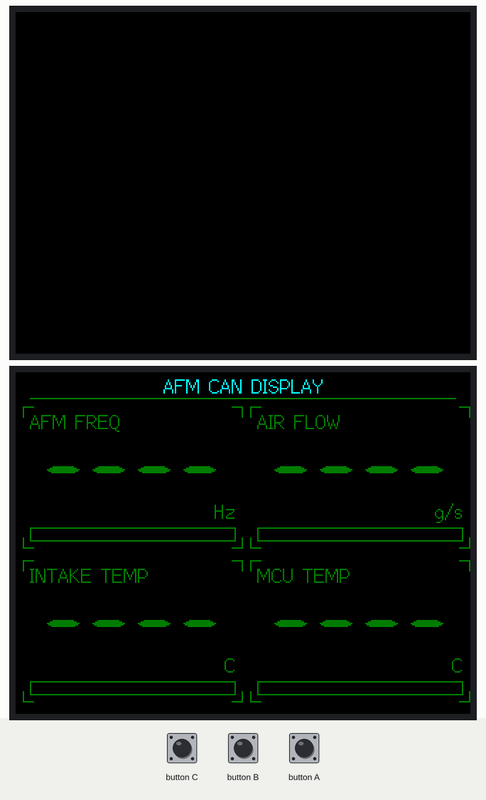
This sketch was run on a simulated ESP32. On the bench: 2 × 320×240 colour display. No CAN messages arrive unless stated; what the sketch prints to the serial monitor is not drawn.

Above: at 0.7 s.

The sketch:

sketch_jan4a_AFMcanDisp.ino
```cpp
/**
 * @file sketch_jan4a_AFMcanDisp.ino
 * @brief AFM CAN Display - M5Stack Core2 + CAN Unit (U085)
 * @date 2026/01/04
 *
 * CANバスからAFM信号を受信し、HUD風UIでリアルタイム表示
 *
 * Hardware: M5Stack Core2 + CAN Unit (U085)
 * Libraries: M5Unified, M5GFX
 * CAN Driver: ESP32 TWAI (built-in)
 */

#include <M5Unified.h>
#include <M5GFX.h>
#include <driver/twai.h>
#include "can_signals.h"

// ============================================================================
// 設定定数
// ============================================================================
// M5Stack Core2 ポート設定
// PORT-A (赤): G32/G33 (I2C) - Grove端子が本体側面
// PORT-B (黒): G26/G36 (DAC/ADC)
// PORT-C (青): G13/G14 (UART)
// ※CAN Unitの接続ポートに合わせて変更してください

// PORT-A使用時 (本体側面のGrove端子)
#define CAN_TX_PIN          GPIO_NUM_32
#define CAN_RX_PIN          GPIO_NUM_33

// PORT-B使用時 (M5GO Bottom等)
// #define CAN_TX_PIN          GPIO_NUM_26
// #define CAN_RX_PIN          GPIO_NUM_36

// PORT-C使用時
// #define CAN_TX_PIN          GPIO_NUM_14
// #define CAN_RX_PIN          GPIO_NUM_13

#define SCREEN_WIDTH        320
#define SCREEN_HEIGHT       240

// UI更新間隔 (約30fps)
#define UI_UPDATE_INTERVAL_MS   33

// 信号タイムアウト (ms) - この時間受信がないと無効表示
#define SIGNAL_TIMEOUT_MS   3000

// デバッグ出力の有効/無効 (コメントアウトで無効化)
//#define DEBUG_CAN_OUTPUT

// ============================================================================
// HUD カラー定義 (RGB565)
// ============================================================================
#define HUD_COLOR_BG        TFT_BLACK
#define HUD_COLOR_PRIMARY   TFT_GREEN       // メイン表示色 (緑)
#define HUD_COLOR_CYAN      TFT_CYAN        // シアン
#define HUD_COLOR_WARNING   TFT_YELLOW      // 警告色
#define HUD_COLOR_ERROR     TFT_RED         // 異常色
#define HUD_COLOR_DIM       0x03E0          // 暗めの緑 (無効時)
#define HUD_COLOR_FRAME     0x07E0          // 枠線色

// ============================================================================
// グローバル変数
// ============================================================================
M5GFX display;
M5Canvas canvas(&display);  // ダブルバッファ用スプライト

CANSignals_t canSignals;

uint32_t lastUIUpdate = 0;
bool canInitialized = false;

// ============================================================================
// 関数プロトタイプ
// ============================================================================
void initCAN();
void initDisplay();
void processCANMessages();
void updateDisplay();
void drawHUDPanel(int x, int y, int w, int h, const char* label,
                  float value, const char* unit, float minVal, float maxVal,
                  bool valid, uint32_t lastUpdate);
void drawHUDFrame(int x, int y, int w, int h);
void drawBarGraph(int x, int y, int w, int h, float value, float minVal, float maxVal, bool valid);
uint16_t getValueColor(float value, float minVal, float maxVal, bool valid);

// ============================================================================
// セットアップ
// ============================================================================
void setup() {
    // M5Stack初期化
    auto cfg = M5.config();
    M5.begin(cfg);

    Serial.begin(115200);
    Serial.println("AFM CAN Display - Starting...");

    // CAN信号構造体初期化
    initCANSignals(&canSignals);

    // ディスプレイ初期化
    initDisplay();

    // CAN初期化
    initCAN();

    Serial.println("Initialization complete. Waiting for CAN data...");
}

// ============================================================================
// メインループ
// ============================================================================
void loop() {
    M5.update();

    // CAN受信処理
    processCANMessages();

    // UI更新 (30fps制限)
    uint32_t now = millis();
    if (now - lastUIUpdate >= UI_UPDATE_INTERVAL_MS) {
        lastUIUpdate = now;
        updateDisplay();
    }
}

// ============================================================================
// CAN初期化 (TWAI Driver)
// ============================================================================
void initCAN() {
    // TWAI設定 - 500kbps
    twai_general_config_t g_config = TWAI_GENERAL_CONFIG_DEFAULT(CAN_TX_PIN, CAN_RX_PIN, TWAI_MODE_NORMAL);
    g_config.rx_queue_len = 10;
    g_config.tx_queue_len = 5;

    twai_timing_config_t t_config = TWAI_TIMING_CONFIG_500KBITS();
    twai_filter_config_t f_config = TWAI_FILTER_CONFIG_ACCEPT_ALL();

    // TWAIドライバのインストール
    esp_err_t result = twai_driver_install(&g_config, &t_config, &f_config);
    if (result == ESP_OK) {
        Serial.println("TWAI driver installed");
    } else {
        Serial.printf("TWAI driver install failed: %d\n", result);
        return;
    }

    // TWAIドライバの開始
    result = twai_start();
    if (result == ESP_OK) {
        Serial.println("TWAI driver started");
        canInitialized = true;
    } else {
        Serial.printf("TWAI driver start failed: %d\n", result);
    }

    Serial.println("CAN initialized: 500kbps");
}

// ============================================================================
// ディスプレイ初期化
// ============================================================================
void initDisplay() {
    display.begin();
    display.setRotation(1);  // 横向き
    display.fillScreen(HUD_COLOR_BG);

    // ダブルバッファ用キャンバス作成
    canvas.createSprite(SCREEN_WIDTH, SCREEN_HEIGHT);
    canvas.setTextDatum(MC_DATUM);  // 中央揃え

    Serial.println("Display initialized");
}

// ============================================================================
// CAN受信処理 (TWAI Driver)
// ============================================================================
void processCANMessages() {
    if (!canInitialized) {
        return;
    }

    twai_message_t rx_message;

    // キューにあるメッセージを全て処理（最大10件/ループ）
    int processedCount = 0;
    const int maxProcessPerLoop = 10;

    while (processedCount < maxProcessPerLoop) {
        // ノンブロッキングで取得（タイムアウト0）
        esp_err_t result = twai_receive(&rx_message, 0);

        if (result != ESP_OK) {
            // メッセージなし or エラー
            if (result != ESP_ERR_TIMEOUT) {
#ifdef DEBUG_CAN_OUTPUT
                static uint32_t lastErrPrint = 0;
                if (millis() - lastErrPrint > 5000) {
                    Serial.printf("TWAI receive error: %d\n", result);
                    twai_status_info_t status;
                    if (twai_get_status_info(&status) == ESP_OK) {
                        Serial.printf("  State: %d, TX_err: %d, RX_err: %d\n",
                                      status.state, status.tx_error_counter, status.rx_error_counter);
                    }
                    lastErrPrint = millis();
                }
#endif
            }
            break;  // キューが空になったらループ終了
        }

        processedCount++;

#ifdef DEBUG_CAN_OUTPUT
        // デバッグ出力
        Serial.printf("CAN RX: ID=0x%03X DLC=%d Data=",
                      rx_message.identifier, rx_message.data_length_code);
        for (int i = 0; i < rx_message.data_length_code; i++) {
            Serial.printf("%02X ", rx_message.data[i]);
        }
        Serial.println();
#endif

        // Extended Frame / RTR は除外
        if (rx_message.extd || rx_message.rtr) {
            continue;
        }

        switch (rx_message.identifier) {
            case CAN_ID_AFMCONV1:
                decodeAFMConv1(rx_message.data, &canSignals);
#ifdef DEBUG_CAN_OUTPUT
                Serial.println("  -> AFMConv1 decoded");
#endif
                break;

            case CAN_ID_AFMCONV2:
                decodeAFMconv2(rx_message.data, &canSignals);
#ifdef DEBUG_CAN_OUTPUT
                Serial.println("  -> AFMconv2 decoded");
#endif
                break;

            default:
                // 未知のメッセージID
                break;
        }
    }
}

// ============================================================================
// ディスプレイ更新
// ============================================================================
void updateDisplay() {
    uint32_t now = millis();

    // 背景クリア
    canvas.fillSprite(HUD_COLOR_BG);

    // タイトル
    canvas.setTextColor(HUD_COLOR_CYAN);
    canvas.setFont(&fonts::Font2);
    canvas.setTextDatum(TC_DATUM);
    canvas.drawString("AFM CAN DISPLAY", SCREEN_WIDTH / 2, 2);

    // 水平線（タイトル下）
    canvas.drawFastHLine(10, 18, SCREEN_WIDTH - 20, HUD_COLOR_DIM);

    // パネルサイズ計算 (2x2グリッド)
    const int panelW = 155;
    const int panelH = 100;
    const int startX = 5;
    const int startY = 24;
    const int gapX = 5;
    const int gapY = 8;

    // 信号有効性チェック（タイムアウト判定）
    bool afmFreqValid = canSignals.afm_freq_valid &&
                        (now - canSignals.last_update_afmconv1 < SIGNAL_TIMEOUT_MS);
    bool thaValid = canSignals.tha_valid &&
                    (now - canSignals.last_update_afmconv1 < SIGNAL_TIMEOUT_MS);
    bool rawGaValid = canSignals.raw_ga_valid &&
                      (now - canSignals.last_update_afmconv1 < SIGNAL_TIMEOUT_MS);
    bool mcuTempValid = canSignals.mcu_temp_valid &&
                        (now - canSignals.last_update_afmconv2 < SIGNAL_TIMEOUT_MS);

    // 左上: AFM周波数
    drawHUDPanel(startX, startY, panelW, panelH,
                 "AFM FREQ", canSignals.afm_freq, "Hz",
                 AFM_FREQ_MIN, AFM_FREQ_MAX, afmFreqValid,
                 canSignals.last_update_afmconv1);

    // 右上: 空気量 (Raw)
    drawHUDPanel(startX + panelW + gapX, startY, panelW, panelH,
                 "AIR FLOW", canSignals.raw_ga, "g/s",
                 RAW_GA_MIN, RAW_GA_MAX, rawGaValid,
                 canSignals.last_update_afmconv1);

    // 左下: 吸気温度
    drawHUDPanel(startX, startY + panelH + gapY, panelW, panelH,
                 "INTAKE TEMP", canSignals.tha, "C",
                 THA_MIN, THA_MAX, thaValid,
                 canSignals.last_update_afmconv1);

    // 右下: MCU温度
    drawHUDPanel(startX + panelW + gapX, startY + panelH + gapY, panelW, panelH,
                 "MCU TEMP", canSignals.mcu_temp, "C",
                 MCUTEMP_MIN, MCUTEMP_MAX, mcuTempValid,
                 canSignals.last_update_afmconv2);

    // スプライトをディスプレイに転送
    canvas.pushSprite(0, 0);
}

// ============================================================================
// HUDパネル描画
// ============================================================================
void drawHUDPanel(int x, int y, int w, int h, const char* label,
                  float value, const char* unit, float minVal, float maxVal,
                  bool valid, uint32_t lastUpdate) {

    // HUD風フレーム描画
    drawHUDFrame(x, y, w, h);

    // ラベル
    canvas.setFont(&fonts::Font2);
    canvas.setTextDatum(TL_DATUM);
    canvas.setTextColor(valid ? HUD_COLOR_CYAN : HUD_COLOR_DIM);
    canvas.drawString(label, x + 5, y + 3);

    // 値の色を決定
    uint16_t valueColor = getValueColor(value, minVal, maxVal, valid);

    // メイン数値表示
    canvas.setFont(&fonts::Font7);
    canvas.setTextDatum(MC_DATUM);
    canvas.setTextColor(valueColor);

    char valueStr[16];
    if (valid) {
        // 整数か小数かで表示形式を変更
        if (value >= 1000) {
            snprintf(valueStr, sizeof(valueStr), "%.0f", value);
        } else if (value >= 100) {
            snprintf(valueStr, sizeof(valueStr), "%.1f", value);
        } else {
            snprintf(valueStr, sizeof(valueStr), "%.1f", value);
        }
    } else {
        strcpy(valueStr, "----");
    }
    canvas.drawString(valueStr, x + w/2, y + h/2 - 5);

    // 単位表示
    canvas.setFont(&fonts::Font2);
    canvas.setTextDatum(BR_DATUM);
    canvas.setTextColor(valid ? HUD_COLOR_PRIMARY : HUD_COLOR_DIM);
    canvas.drawString(unit, x + w - 5, y + h - 18);

    // バーグラフ
    drawBarGraph(x + 5, y + h - 15, w - 10, 10, value, minVal, maxVal, valid);
}

// ============================================================================
// HUD風フレーム描画
// ============================================================================
void drawHUDFrame(int x, int y, int w, int h) {
    uint16_t frameColor = HUD_COLOR_DIM;

    // コーナーサイズ
    const int corner = 8;

    // 四隅のL字型コーナー
    // 左上
    canvas.drawFastHLine(x, y, corner, frameColor);
    canvas.drawFastVLine(x, y, corner, frameColor);

    // 右上
    canvas.drawFastHLine(x + w - corner, y, corner, frameColor);
    canvas.drawFastVLine(x + w - 1, y, corner, frameColor);

    // 左下
    canvas.drawFastHLine(x, y + h - 1, corner, frameColor);
    canvas.drawFastVLine(x, y + h - corner, corner, frameColor);

    // 右下
    canvas.drawFastHLine(x + w - corner, y + h - 1, corner, frameColor);
    canvas.drawFastVLine(x + w - 1, y + h - corner, corner, frameColor);
}

// ============================================================================
// バーグラフ描画
// ============================================================================
void drawBarGraph(int x, int y, int w, int h, float value, float minVal, float maxVal, bool valid) {
    // 枠線
    canvas.drawRect(x, y, w, h, HUD_COLOR_DIM);

    if (!valid) {
        return;
    }

    // 値を0-100%に正規化
    float normalized = (value - minVal) / (maxVal - minVal);
    normalized = constrain(normalized, 0.0f, 1.0f);

    // バーの幅を計算
    int barWidth = (int)(normalized * (w - 2));

    // 色を決定
    uint16_t barColor = HUD_COLOR_PRIMARY;
    if (normalized > 0.9f) {
        barColor = HUD_COLOR_ERROR;
    } else if (normalized > 0.75f) {
        barColor = HUD_COLOR_WARNING;
    }

    // バーを描画
    if (barWidth > 0) {
        canvas.fillRect(x + 1, y + 1, barWidth, h - 2, barColor);
    }
}

// ============================================================================
// 値に応じた色を取得
// ============================================================================
uint16_t getValueColor(float value, float minVal, float maxVal, bool valid) {
    if (!valid) {
        return HUD_COLOR_DIM;
    }

    // 正規化
    float normalized = (value - minVal) / (maxVal - minVal);

    // 範囲外チェック
    if (normalized < 0.0f || normalized > 1.0f) {
        return HUD_COLOR_ERROR;
    }

    // 高い値は警告色
    if (normalized > 0.9f) {
        return HUD_COLOR_ERROR;
    } else if (normalized > 0.75f) {
        return HUD_COLOR_WARNING;
    }

    return HUD_COLOR_PRIMARY;
}
```

can_signals.h
```cpp
/**
 * @file can_signals.h
 * @brief CAN信号定義ヘッダ - mx5_afmconv.dbc より生成
 * @date 2026/01/04
 */

#ifndef CAN_SIGNALS_H
#define CAN_SIGNALS_H

#include <stdint.h>

// ============================================================================
// CAN メッセージID定義
// ============================================================================
#define CAN_ID_AFMCONV1     0x001   // AFM主要データ
#define CAN_ID_AFMCONV2     0x002   // 補助データ

// ============================================================================
// シグナル スケーリング定義
// ============================================================================

// AFM_Freq: Factor=1, Offset=0
#define AFM_FREQ_FACTOR     1.0f
#define AFM_FREQ_OFFSET     0.0f
#define AFM_FREQ_MIN        1500.0f
#define AFM_FREQ_MAX        20000.0f
#define AFM_FREQ_UNIT       "Hz"

// THA: Factor=0.1, Offset=-30
#define THA_FACTOR          0.1f
#define THA_OFFSET          (-30.0f)
#define THA_MIN             (-20.0f)
#define THA_MAX             120.0f
#define THA_UNIT            "C"

// raw_Ga: Factor=0.1, Offset=0
#define RAW_GA_FACTOR       0.1f
#define RAW_GA_OFFSET       0.0f
#define RAW_GA_MIN          0.0f
#define RAW_GA_MAX          200.0f
#define RAW_GA_UNIT         "g/s"

// MCUtemp: Factor=0.1, Offset=-30
#define MCUTEMP_FACTOR      0.1f
#define MCUTEMP_OFFSET      (-30.0f)
#define MCUTEMP_MIN         (-20.0f)
#define MCUTEMP_MAX         120.0f
#define MCUTEMP_UNIT        "C"

// ============================================================================
// シグナルデータ構造体
// ============================================================================
typedef struct {
    float afm_freq;     // AFM出力周波数 [Hz]
    float tha;          // 吸気温度 [℃]
    float raw_ga;       // 空気量(Raw) [g/s]
    float mcu_temp;     // MCU温度 [℃]

    bool afm_freq_valid;
    bool tha_valid;
    bool raw_ga_valid;
    bool mcu_temp_valid;

    uint32_t last_update_afmconv1;  // 最終受信時刻 AFMConv1
    uint32_t last_update_afmconv2;  // 最終受信時刻 AFMconv2
} CANSignals_t;

// ============================================================================
// Big Endian 16bit Signed デコード関数
// バイト配置: [MSB][LSB] (Motorola byte order)
// ============================================================================
inline int16_t decodeSignedBE16(const uint8_t* data, int byteOffset) {
    return (int16_t)((data[byteOffset] << 8) | data[byteOffset + 1]);
}

// ============================================================================
// シグナルデコード関数
// ============================================================================

/**
 * @brief AFMConv1メッセージをデコード
 * @param data CANフレームデータ (8バイト)
 * @param signals デコード結果格納先
 */
inline void decodeAFMConv1(const uint8_t* data, CANSignals_t* signals) {
    // AFM_Freq: Byte[0:1], Factor=1, Offset=0
    int16_t raw_afm_freq = decodeSignedBE16(data, 0);
    signals->afm_freq = (float)raw_afm_freq * AFM_FREQ_FACTOR + AFM_FREQ_OFFSET;
    signals->afm_freq_valid = true;

    // THA: Byte[2:3], Factor=0.1, Offset=-30
    int16_t raw_tha = decodeSignedBE16(data, 2);
    signals->tha = (float)raw_tha * THA_FACTOR + THA_OFFSET;
    signals->tha_valid = true;

    // raw_Ga: Byte[4:5], Factor=0.1, Offset=0
    int16_t raw_raw_ga = decodeSignedBE16(data, 4);
    signals->raw_ga = (float)raw_raw_ga * RAW_GA_FACTOR + RAW_GA_OFFSET;
    signals->raw_ga_valid = true;

    // comp_Ga: Byte[6:7] - 表示対象外のためスキップ

    signals->last_update_afmconv1 = millis();
}

/**
 * @brief AFMconv2メッセージをデコード
 * @param data CANフレームデータ (8バイト)
 * @param signals デコード結果格納先
 */
inline void decodeAFMconv2(const uint8_t* data, CANSignals_t* signals) {
    // THA_comp: Byte[0:1] - 表示対象外のためスキップ
    // VR1_comp: Byte[2:3] - 表示対象外のためスキップ
    // AFMoutV:  Byte[4:5] - 表示対象外のためスキップ

    // MCUtemp: Byte[6:7], Factor=0.1, Offset=-30
    int16_t raw_mcu_temp = decodeSignedBE16(data, 6);
    signals->mcu_temp = (float)raw_mcu_temp * MCUTEMP_FACTOR + MCUTEMP_OFFSET;
    signals->mcu_temp_valid = true;

    signals->last_update_afmconv2 = millis();
}

/**
 * @brief シグナル構造体の初期化
 * @param signals 初期化対象
 */
inline void initCANSignals(CANSignals_t* signals) {
    signals->afm_freq = 0.0f;
    signals->tha = 0.0f;
    signals->raw_ga = 0.0f;
    signals->mcu_temp = 0.0f;

    signals->afm_freq_valid = false;
    signals->tha_valid = false;
    signals->raw_ga_valid = false;
    signals->mcu_temp_valid = false;

    signals->last_update_afmconv1 = 0;
    signals->last_update_afmconv2 = 0;
}

#endif // CAN_SIGNALS_H
```
